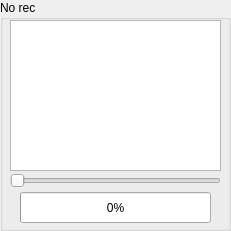
       <widget class="QGroupBox" name="groupBox_2">
        <property name="geometry">
         <rect>
          <x>30</x>
          <y>160</y>
          <width>231</width>
          <height>231</height>
         </rect>
        </property>
        <property name="title">
         <string>No rec</string>
        </property>
        <widget class="QProgressBar" name="progressBar">
         <property name="geometry">
          <rect>
           <x>20</x>
           <y>192</y>
           <width>191</width>
           <height>31</height>
          </rect>
         </property>
         <property name="value">
          <number>0</number>
         </property>
        </widget>
        <widget class="QLCDNumber" name="lcdNumber">
         <property name="geometry">
          <rect>
           <x>140</x>
           <y>140</y>
           <width>64</width>
           <height>23</height>
          </rect>
         </property>
         <property name="intValue" stdset="0">
          <number>0</number>
         </property>
        </widget>
        <widget class="QTextBrowser" name="textBrowser_2">
         <property name="geometry">
          <rect>
           <x>10</x>
           <y>20</y>
           <width>211</width>
           <height>151</height>
          </rect>
         </property>
        </widget>
        <widget class="QSlider" name="horizontalSlider">
         <property name="geometry">
          <rect>
           <x>10</x>
           <y>170</y>
           <width>211</width>
           <height>22</height>
          </rect>
         </property>
         <property name="orientation">
          <enum>Qt::Horizontal</enum>
         </property>
        </widget>
        <zorder>lcdNumber</zorder>
        <zorder>horizontalSlider</zorder>
        <zorder>textBrowser_2</zorder>
        <zorder>progressBar</zorder>
       </widget>
